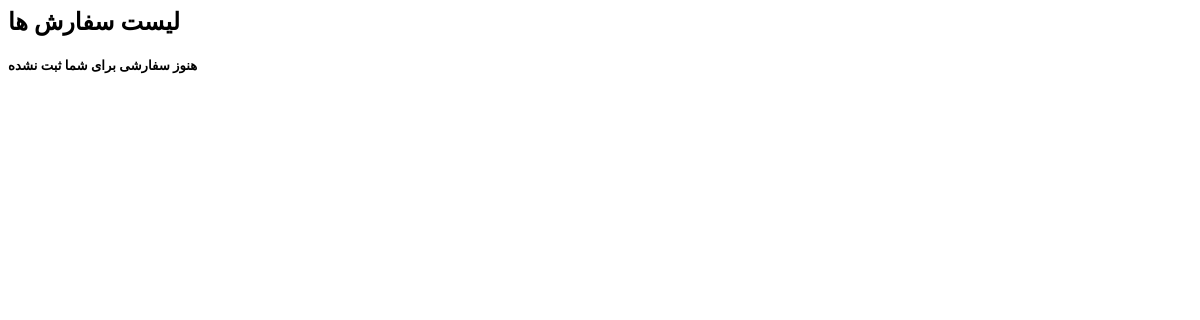
/orders/orders_list/ (signed in), run on an earlier commit of the app's database.
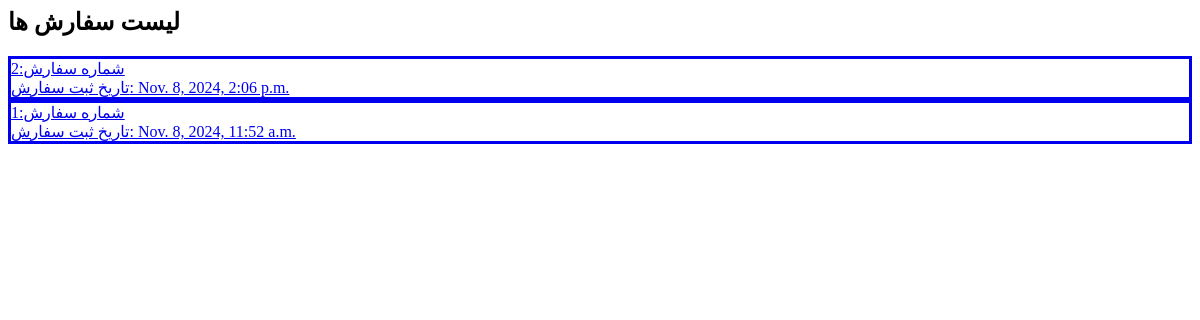
And on a later commit of the database.
### orders/models.py (models this page shows, shortened)
class Order(models.Model):
    buyer = models.ForeignKey(ShopUser, on_delete=models.SET_NULL, related_name='orders', null=True)
    first_name = models.CharField(max_length=50)
    last_name = models.CharField(max_length=50)
    phone = models.CharField(max_length=11)
    address = models.CharField(max_length=50)
    postal_code = models.CharField(max_length=10)
    province = models.CharField(max_length=50)
    city = models.CharField(max_length=50)
    created = models.DateTimeField(auto_now_add=True)
    updated = models.DateTimeField(auto_now=True)
    paid = models.BooleanField(default=False)
    class Meta:
        ordering = ['-created']
        indexes = [
            models.Index(fields=['-created']),
        ]

### orders/views.py (the view)
# urls.py: path('orders_list/', views.orders_list, name='orders_list'),
def orders_list(request):
    user = request.user
    orders = Order.objects.filter(buyer=user)
    return render(request, 'orders_list.html', {'orders': orders, 'user': user})

### cart/context_processors.py (called while the page is built)
def cart(request):
    return {'cart': Cart(request)}

### orders/templates/orders_list.html
<h2>لیست سفارش ها</h2>
{% for order in orders %}
    <a href="{% url 'orders:order_detail' order.id %}">
        <div style="border-style: solid;">
                شماره سفارش:{{ order.id }}
            <br>
            تاریخ ثبت سفارش: {{ order.created }}
            <br>
        </div>
    </a>
{% empty %}
    <h5>هنوز سفارشی برای شما ثبت نشده</h5>
{% endfor %}

What changed in the data, as far as the page shows it:
added Order: id "2", created "Nov. 8, 2024, 2:06 p.m."
added Order: id "1", created "Nov. 8, 2024, 11:52 a.m."
Also different on the page:
text no longer shown: "هنوز سفارشی برای شما ثبت نشده"
